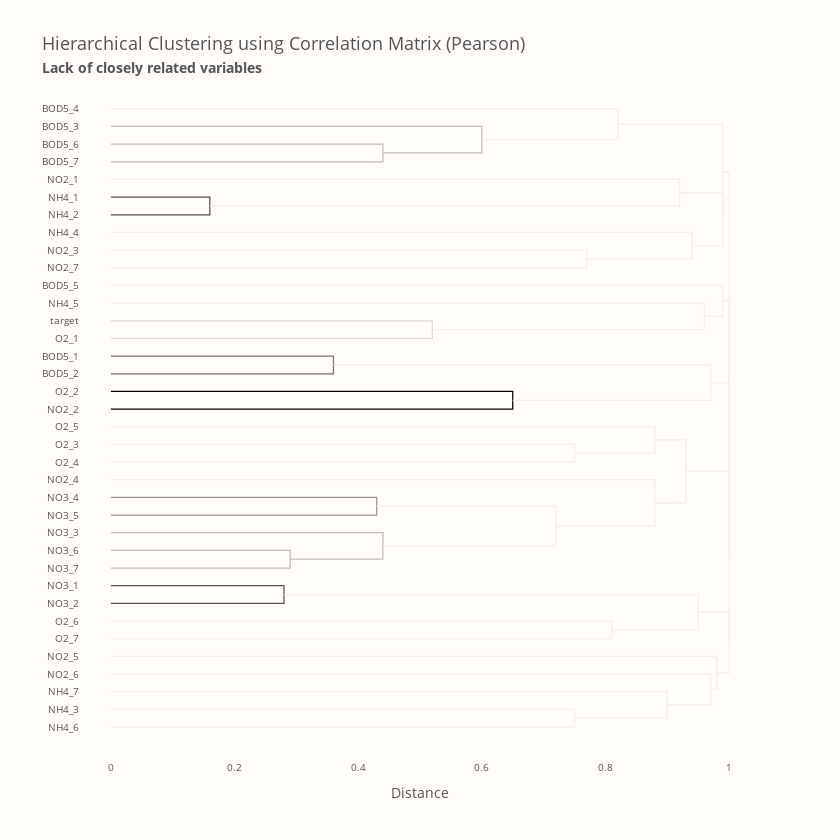

Notebook cell for this chart:
### Markdown cell above
<p style="
    font-size: 20px;
    font-family: 'JetBrains Mono';
    color: #4A4B52;
    border-bottom: 2px solid #FF7F51;
">
    <b>Correlation Matrix</b> 📜
</p>

<p style="
    font-size: 16px;
    font-family: 'JetBrains Mono';
">
    As we can see, only <code>O2_1</code> and <code>O2_2</code> are somewhat correlated with the target variable ($0.48$ and $0.22$, respectively). When we think about it, this seems to be logical since these stations are located close to each other, and features represent the same variable as the target one. Also, <code>O2_2</code> is less correlated (this station is further away). <b>I also checked the Spearman correlation, but the situation is similar to the Pearson one, i.e. weakly correlated features.</b> Moreover, most correlated pairs are related to the <code>NO3-Variables</code>.<br><br>
    Since we have the correlation matrix, we can utilise it for another visualisation - hierarchical clustering. Nevertheless, relying on correlations requires an additional step because correlation measures the similarity between variables, but in hierarchical clustering, we need to provide dissimilarity (distance) between them. We can treat dissimilarity as $\textrm{dissimilarity} = 1 - \textrm{abs(correlation)}$. And that's all. We can pass dissimilarity to the <code>linkage()</code> function from the <code>scipy</code> module and get clustering results. Just like as below.
</p>

### Code cell
dissimilarity = 1 - np.abs(pearson_corr)

fig = ff.create_dendrogram(
    dissimilarity,
    labels=pearson_corr.columns,
    orientation="left",
    colorscale=px.colors.sequential.Greys[1:],
    # squareform() returns lower triangular in compressed form - as 1D array.
    linkagefun=lambda x: linkage(squareform(dissimilarity), method="complete"),
)
fig.update_xaxes(showline=False, title="Distance", ticks="", range=[-0.05, 1.05], tickfont_size=10)
fig.update_yaxes(showline=False, ticks="", tickfont_size=10)
fig.update_layout(
    font_color=FONT_COLOR,
    title="Hierarchical Clustering using Correlation Matrix (Pearson)<br>"
    "<span style='font-size: 75%; font-weight: bold;'>"
    "Lack of closely related variables</span>",
    title_font_size=18,
    plot_bgcolor=BACKGROUND_COLOR,
    paper_bgcolor=BACKGROUND_COLOR,
    height=840,
    width=840,
)
fig.update_traces(line_width=1.25, opacity=1)
fig.show()

### Figure 1 — Plotly figure (JSON) as saved in the notebook; plotly's stock layout.template omitted (floating-point values rounded to 4 significant figures)
{"data": [{"hoverinfo": "text", "line": {"width": 1.25}, "marker": {"color": "rgb(189,189,189)"}, "mode": "lines", "opacity": 1, "type": "scatter", "x": [0, 0.44, 0.44, 0], "xaxis": "x", "y": [-25, -25, -35, -35], "yaxis": "y"}, {"hoverinfo": "text", "line": {"width": 1.25}, "marker": {"color": "rgb(189,189,189)"}, "mode": "lines", "opacity": 1, "type": "scatter", "x": [0, 0.6, 0.6, 0.44], "xaxis": "x", "y": [-15, -15, -30, -30], "yaxis": "y"}, {"hoverinfo": "text", "line": {"width": 1.25}, "marker": {"color": "rgb(240,240,240)"}, "mode": "lines", "opacity": 1, "type": "scatter", "x": [0, 0.82, 0.82, 0.6], "xaxis": "x", "y": [-5, -5, -22.5, -22.5], "yaxis": "y"}, {"hoverinfo": "text", "line": {"width": 1.25}, "marker": {"color": "rgb(82,82,82)"}, "mode": "lines", "opacity": 1, "type": "scatter", "x": [0, 0.16, 0.16, 0], "xaxis": "x", "y": [-55, -55, -65, -65], "yaxis": "y"}, {"hoverinfo": "text", "line": {"width": 1.25}, "marker": {"color": "rgb(240,240,240)"}, "mode": "lines", "opacity": 1, "type": "scatter", "x": [0, 0.92, 0.92, 0.16], "xaxis": "x", "y": [-45, -45, -60, -60], "yaxis": "y"}, {"hoverinfo": "text", "line": {"width": 1.25}, "marker": {"color": "rgb(240,240,240)"}, "mode": "lines", "opacity": 1, "type": "scatter", "x": [0, 0.77, 0.77, 0], "xaxis": "x", "y": [-85, -85, -95, -95], "yaxis": "y"}, {"hoverinfo": "text", "line": {"width": 1.25}, "marker": {"color": "rgb(240,240,240)"}, "mode": "lines", "opacity": 1, "type": "scatter", "x": [0, 0.94, 0.94, 0.77], "xaxis": "x", "y": [-75, -75, -90, -90], "yaxis": "y"}, {"hoverinfo": "text", "line": {"width": 1.25}, "marker": {"color": "rgb(240,240,240)"}, "mode": "lines", "opacity": 1, "type": "scatter", "x": [0.92, 0.99, 0.99, 0.94], "xaxis": "x", "y": [-52.5, -52.5, -82.5, -82.5], "yaxis": "y"}, {"hoverinfo": "text", "line": {"width": 1.25}, "marker": {"color": "rgb(240,240,240)"}, "mode": "lines", "opacity": 1, "type": "scatter", "x": [0.82, 0.99, 0.99, 0.99], "xaxis": "x", "y": [-13.75, -13.75, -67.5, -67.5], "yaxis": "y"}, {"hoverinfo": "text", "line": {"width": 1.25}, "marker": {"color": "rgb(217,217,217)"}, "mode": "lines", "opacity": 1, "type": "scatter", "x": [0, 0.52, 0.52, 0], "xaxis": "x", "y": [-125, -125, -135, -135], "yaxis": "y"}, {"hoverinfo": "text", "line": {"width": 1.25}, "marker": {"color": "rgb(240,240,240)"}, "mode": "lines", "opacity": 1, "type": "scatter", "x": [0, 0.96, 0.96, 0.52], "xaxis": "x", "y": [-115, -115, -130, -130], "yaxis": "y"}, {"hoverinfo": "text", "line": {"width": 1.25}, "marker": {"color": "rgb(240,240,240)"}, "mode": "lines", "opacity": 1, "type": "scatter", "x": [0, 0.99, 0.99, 0.96], "xaxis": "x", "y": [-105, -105, -122.5, -122.5], "yaxis": "y"}, {"hoverinfo": "text", "line": {"width": 1.25}, "marker": {"color": "rgb(115,115,115)"}, "mode": "lines", "opacity": 1, "type": "scatter", "x": [0, 0.36, 0.36, 0], "xaxis": "x", "y": [-145, -145, -155, -155], "yaxis": "y"}, {"hoverinfo": "text", "line": {"width": 1.25}, "marker": {"color": "rgb(0,0,0)"}, "mode": "lines", "opacity": 1, "type": "scatter", "x": [0, 0.65, 0.65, 0], "xaxis": "x", "y": [-165, -165, -175, -175], "yaxis": "y"}, {"hoverinfo": "text", "line": {"width": 1.25}, "marker": {"color": "rgb(240,240,240)"}, "mode": "lines", "opacity": 1, "type": "scatter", "x": [0.36, 0.97, 0.97, 0.65], "xaxis": "x", "y": [-150, -150, -170, -170], "yaxis": "y"}, {"hoverinfo": "text", "line": {"width": 1.25}, "marker": {"color": "rgb(240,240,240)"}, "mode": "lines", "opacity": 1, "type": "scatter", "x": [0, 0.75, 0.75, 0], "xaxis": "x", "y": [-195, -195, -205, -205], "yaxis": "y"}, {"hoverinfo": "text", "line": {"width": 1.25}, "marker": {"color": "rgb(240,240,240)"}, "mode": "lines", "opacity": 1, "type": "scatter", "x": [0, 0.88, 0.88, 0.75], "xaxis": "x", "y": [-185, -185, -200, -200], "yaxis": "y"}, {"hoverinfo": "text", "line": {"width": 1.25}, "marker": {"color": "rgb(150,150,150)"}, "mode": "lines", "opacity": 1, "type": "scatter", "x": [0, 0.43, 0.43, 0], "xaxis": "x", "y": [-225, -225, -235, -235], "yaxis": "y"}, {"hoverinfo": "text", "line": {"width": 1.25}, "marker": {"color": "rgb(189,189,189)"}, "mode": "lines", "opacity": 1, "type": "scatter", "x": [0, 0.29, 0.29, 0], "xaxis": "x", "y": [-255, -255, -265, -265], "yaxis": "y"}, {"hoverinfo": "text", "line": {"width": 1.25}, "marker": {"color": "rgb(189,189,189)"}, "mode": "lines", "opacity": 1, "type": "scatter", "x": [0, 0.44, 0.44, 0.29], "xaxis": "x", "y": [-245, -245, -260, -260], "yaxis": "y"}, {"hoverinfo": "text", "line": {"width": 1.25}, "marker": {"color": "rgb(240,240,240)"}, "mode": "lines", "opacity": 1, "type": "scatter", "x": [0.43, 0.72, 0.72, 0.44], "xaxis": "x", "y": [-230, -230, -252.5, -252.5], "yaxis": "y"}, {"hoverinfo": "text", "line": {"width": 1.25}, "marker": {"color": "rgb(240,240,240)"}, "mode": "lines", "opacity": 1, "type": "scatter", "x": [0, 0.88, 0.88, 0.72], "xaxis": "x", "y": [-215, -215, -241.2, -241.2], "yaxis": "y"}, {"hoverinfo": "text", "line": {"width": 1.25}, "marker": {"color": "rgb(240,240,240)"}, "mode": "lines", "opacity": 1, "type": "scatter", "x": [0.88, 0.93, 0.93, 0.88], "xaxis": "x", "y": [-192.5, -192.5, -228.1, -228.1], "yaxis": "y"}, {"hoverinfo": "text", "line": {"width": 1.25}, "marker": {"color": "rgb(82,82,82)"}, "mode": "lines", "opacity": 1, "type": "scatter", "x": [0, 0.28, 0.28, 0], "xaxis": "x", "y": [-275, -275, -285, -285], "yaxis": "y"}, {"hoverinfo": "text", "line": {"width": 1.25}, "marker": {"color": "rgb(240,240,240)"}, "mode": "lines", "opacity": 1, "type": "scatter", "x": [0, 0.81, 0.81, 0], "xaxis": "x", "y": [-295, -295, -305, -305], "yaxis": "y"}, {"hoverinfo": "text", "line": {"width": 1.25}, "marker": {"color": "rgb(240,240,240)"}, "mode": "lines", "opacity": 1, "type": "scatter", "x": [0.28, 0.95, 0.95, 0.81], "xaxis": "x", "y": [-280, -280, -300, -300], "yaxis": "y"}, {"hoverinfo": "text", "line": {"width": 1.25}, "marker": {"color": "rgb(240,240,240)"}, "mode": "lines", "opacity": 1, "type": "scatter", "x": [0, 0.75, 0.75, 0], "xaxis": "x", "y": [-345, -345, -355, -355], "yaxis": "y"}, {"hoverinfo": "text", "line": {"width": 1.25}, "marker": {"color": "rgb(240,240,240)"}, "mode": "lines", "opacity": 1, "type": "scatter", "x": [0, 0.9, 0.9, 0.75], "xaxis": "x", "y": [-335, -335, -350, -350], "yaxis": "y"}, {"hoverinfo": "text", "line": {"width": 1.25}, "marker": {"color": "rgb(240,240,240)"}, "mode": "lines", "opacity": 1, "type": "scatter", "x": [0, 0.97, 0.97, 0.9], "xaxis": "x", "y": [-325, -325, -342.5, -342.5], "yaxis": "y"}, {"hoverinfo": "text", "line": {"width": 1.25}, "marker": {"color": "rgb(240,240,240)"}, "mode": "lines", "opacity": 1, "type": "scatter", "x": [0, 0.98, 0.98, 0.97], "xaxis": "x", "y": [-315, -315, -333.8, -333.8], "yaxis": "y"}, {"hoverinfo": "text", "line": {"width": 1.25}, "marker": {"color": "rgb(240,240,240)"}, "mode": "lines", "opacity": 1, "type": "scatter", "x": [0.95, 1, 1, 0.98], "xaxis": "x", "y": [-290, -290, -324.4, -324.4], "yaxis": "y"}, {"hoverinfo": "text", "line": {"width": 1.25}, "marker": {"color": "rgb(240,240,240)"}, "mode": "lines", "opacity": 1, "type": "scatter", "x": [0.93, 1, 1, 1], "xaxis": "x", "y": [-210.3, -210.3, -307.2, -307.2], "yaxis": "y"}, {"hoverinfo": "text", "line": {"width": 1.25}, "marker": {"color": "rgb(240,240,240)"}, "mode": "lines", "opacity": 1, "type": "scatter", "x": [0.97, 1, 1, 1], "xaxis": "x", "y": [-160, -160, -258.8, -258.8], "yaxis": "y"}, {"hoverinfo": "text", "line": {"width": 1.25}, "marker": {"color": "rgb(240,240,240)"}, "mode": "lines", "opacity": 1, "type": "scatter", "x": [0.99, 1, 1, 1], "xaxis": "x", "y": [-113.8, -113.8, -209.4, -209.4], "yaxis": "y"}, {"hoverinfo": "text", "line": {"width": 1.25}, "marker": {"color": "rgb(240,240,240)"}, "mode": "lines", "opacity": 1, "type": "scatter", "x": [0.99, 1, 1, 1], "xaxis": "x", "y": [-40.62, -40.62, -161.6, -161.6], "yaxis": "y"}], "layout": {"autosize": false, "font": {"color": "#545454"}, "height": 840, "hovermode": "closest", "paper_bgcolor": "#FFFCFA", "plot_bgcolor": "#FFFCFA", "showlegend": false, "title": {"font": {"size": 18}, "text": "Hierarchical Clustering using Correlation Matrix (Pearson)<br><span style='font-size: 75%; font-weight: bold;'>Lack of closely related variables</span>"}, "width": 840, "xaxis": {"mirror": "allticks", "range": [-0.05, 1.05], "rangemode": "tozero", "showgrid": false, "showline": false, "showticklabels": true, "tickfont": {"size": 10}, "ticks": "", "title": {"text": "Distance"}, "type": "linear", "zeroline": false}, "yaxis": {"mirror": "allticks", "rangemode": "tozero", "showgrid": false, "showline": false, "showticklabels": true, "tickfont": {"size": 10}, "tickmode": "array", "ticks": "", "ticktext": ["BOD5_4", "BOD5_3", "BOD5_6", "BOD5_7", "NO2_1", "NH4_1", "NH4_2", "NH4_4", "NO2_3", "NO2_7", "BOD5_5", "NH4_5", "target", "O2_1", "BOD5_1", "BOD5_2", "O2_2", "NO2_2", "O2_5", "O2_3", "O2_4", "NO2_4", "NO3_4", "NO3_5", "NO3_3", "NO3_6", "NO3_7", "NO3_1", "NO3_2", "O2_6", "O2_7", "NO2_5", "NO2_6", "NH4_7", "NH4_3", "NH4_6"], "tickvals": [-5, -15, -25, -35, -45, -55, -65, -75, -85, -95, -105, -115, -125, -135, -145, -155, -165, -175, -185, -195, -205, -215, -225, -235, -245, -255, -265, -275, -285, -295, -305, -315, -325, -335, -345, -355], "type": "linear", "zeroline": false}}}
